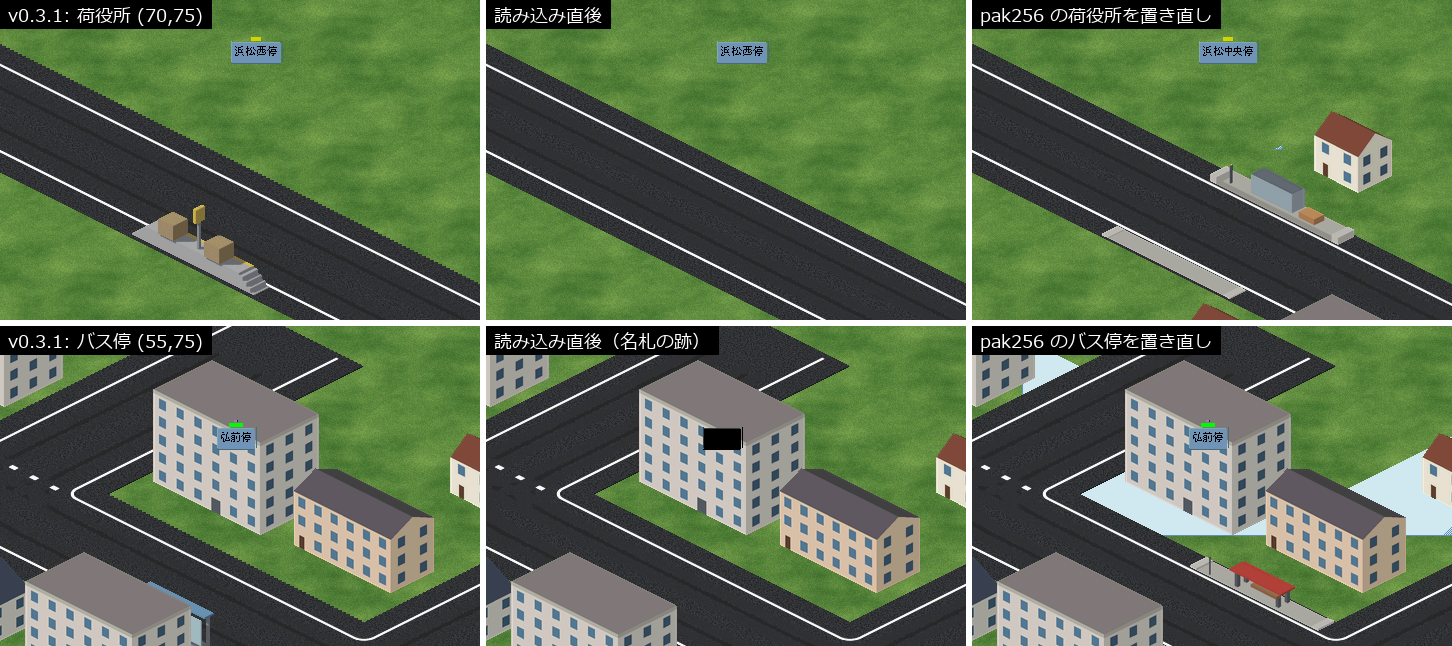

Source code (Python):
"""run1.py・run2.py・run2_log.py・run3.py が撮った画像から、記録の compat.png・convoys.png・convoys_loaded.png を作る。MIT License（Pillow が要る）。
使い方: python -X utf8 docs/records/2026-11-26_v040-check-screens/compat.py work/a04 <出力フォルダ>"""
import os
import sys

from PIL import Image, ImageDraw, ImageFont

src, dst = sys.argv[1], sys.argv[2]
FONT = ImageFont.truetype("meiryo.ttc", 18)


def load(name, box):
    return Image.open(os.path.join(src, name + ".png")).convert("RGB").crop(box)


def panel(name, box, text):
    im = load(name, box)
    d = ImageDraw.Draw(im)
    d.rectangle([0, 0, d.textlength(text, font=FONT) + 16, 28], fill=(0, 0, 0))
    d.text((8, 2), text, font=FONT, fill=(255, 255, 255))
    return im


TRUCK = (640, 340, 1120, 660)
BUS = (660, 280, 1140, 600)
items = [panel("v031_ami_stop", TRUCK, "v0.3.1: 荷役所 (70,75)"), panel("v040_ami_stop", TRUCK, "読み込み直後"),
         panel("v040_replaced", TRUCK, "pak256 の荷役所を置き直し"),
         panel("v031_ami_bus", BUS, "v0.3.1: バス停 (55,75)"), panel("v040_ami_bus", BUS, "読み込み直後（名札の跡）"),
         panel("v040_label_after", BUS, "pak256 のバス停を置き直し")]
w, h = items[0].size
out = Image.new("RGB", (w * 3 + 12, h * 2 + 6), (255, 255, 255))
for i, im in enumerate(items):
    out.paste(im, ((i % 3) * (w + 6), (i // 3) * (h + 6)))
out.save(os.path.join(dst, "compat.png"), optimize=True)


def window(name):
    """編成一覧の窓を切り抜く。窓はマウスの位置に出るので、窓の地の色の範囲を探す。"""
    im = Image.open(os.path.join(src, name + ".png")).convert("RGB")
    body = (208, 232, 240)
    mask = Image.new("1", im.size)
    mask.putdata([p == body for p in im.getdata()])
    # 下の知らせの帯も同じ色なので、除く
    box = mask.crop((0, 48, im.width, 855)).getbbox()
    if box is None:
        sys.exit(f"{name}: 窓が写っていない")
    left, top, right, bottom = box
    return im.crop((max(left - 2, 0), max(top + 48 - 24, 48), right + 2, bottom + 48 + 2))


window("new_convoys").save(os.path.join(dst, "convoys.png"), optimize=True)
window("v040_convoys").save(os.path.join(dst, "convoys_loaded.png"), optimize=True)
